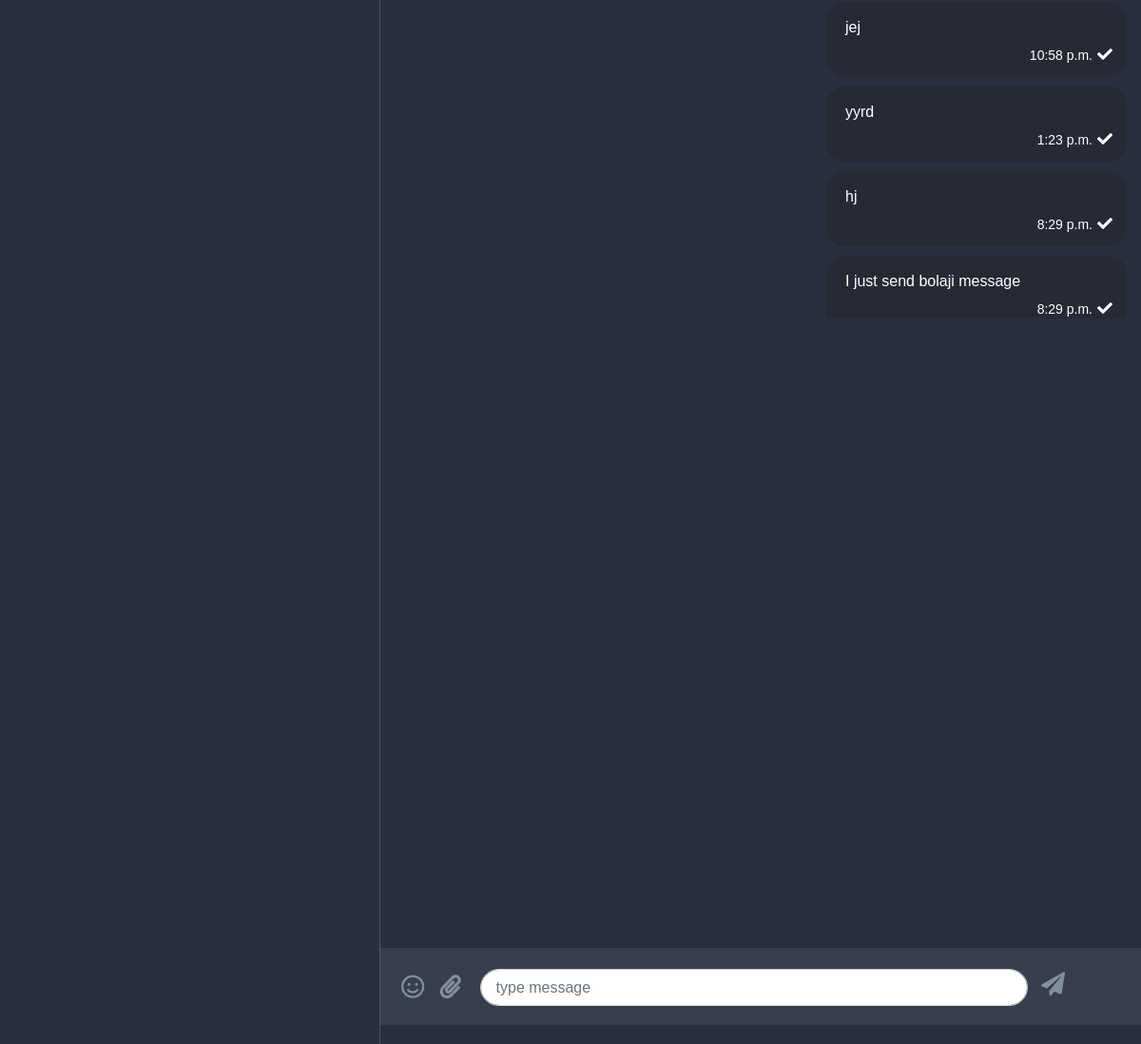
/chat/1/ (signed in, lower part), run on an earlier commit of the app's database.
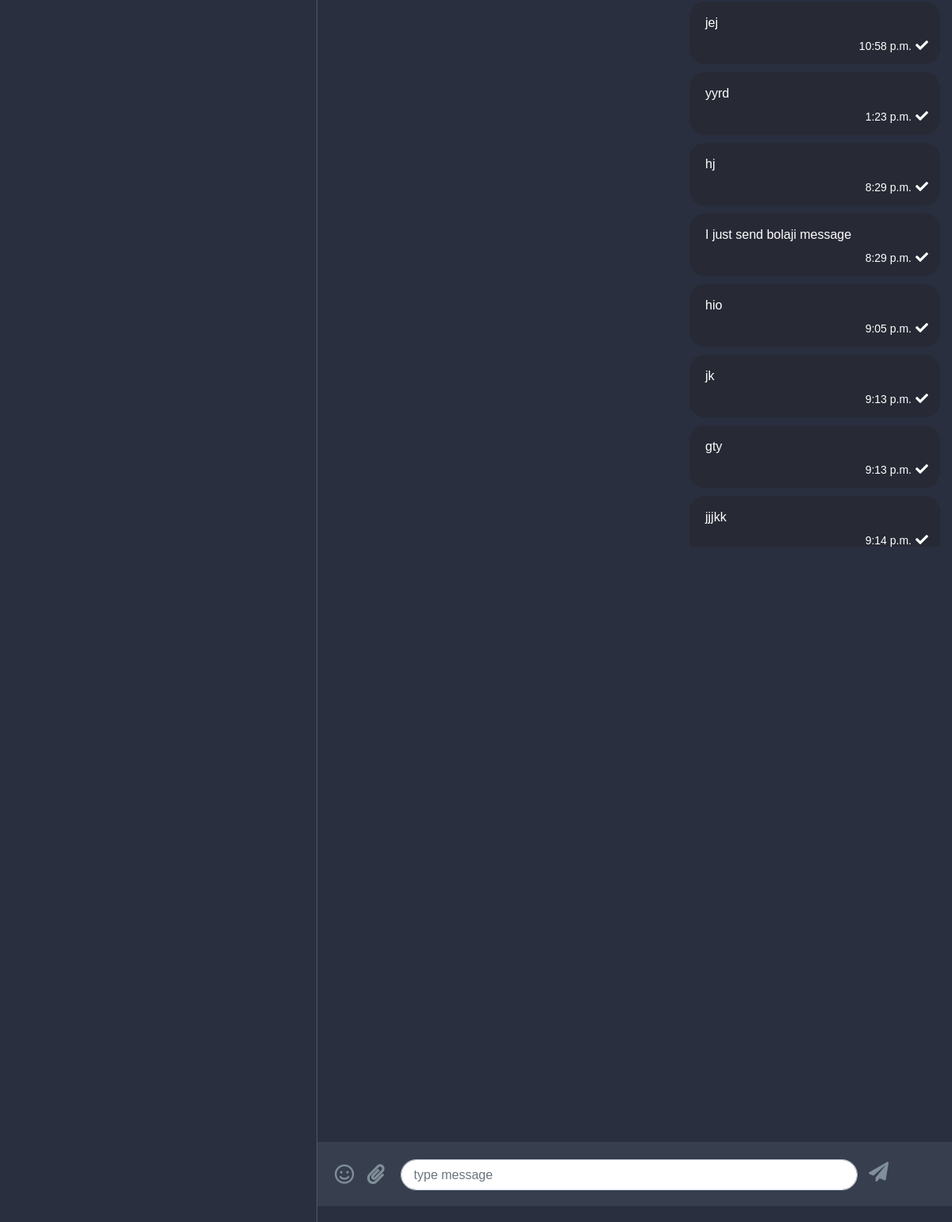
And on a later commit of the database.
### chat/models.py (models this page shows, shortened)
class Message(models.Model):
    content = models.TextField()
    time = models.DateTimeField(default=timezone.localtime)
    message_type = models.CharField(
        db_column="type", max_length=50, blank=True, null=True
    )
    status = models.CharField(max_length=20, blank=True, null=True)
    sender = models.ForeignKey(settings.AUTH_USER_MODEL, on_delete=models.CASCADE)
    room = models.ForeignKey(Room, related_name="messages", on_delete=models.CASCADE)

### chat/views.py (the view)
# urls.py: path("<int:room_id>/", login_required(ChatRoomView.as_view()), name="chat-room")
class ChatRoomView(FriendListMixin, View):
    def get(self, request, **kwargs):
        context = super().get_context_data(user=request.user)
        messages = Message.objects.filter(room_id=kwargs["room_id"])
        room = Room.objects.get(id=kwargs["room_id"])
        context["messages"] = messages
        context["room_name"] = get_room_name(room.name, request.user.username)
        friend = get_user_model().objects.get(username=context["room_name"])
        context["display_picture"] = friend.userprofile.get_image
        return render(request, "chat/chat-room.html", context)

### accounts/models.py (called while the page is built)
    @property
    def get_image(self):
        if not self.display_picture:
            return staticfiles_storage.url('accounts/img/user-icon.png')
        else:
            return self.display_picture.url

### chat/helpers.py (called while the page is built)
def get_room_name(room_name: str, username: str) -> str:
    if room_name.startswith(username):
        return room_name.split("_")[1]
    else:
        return room_name.split("_")[0]

### chat/views.py (called while the page is built)
    def get_context_data(self, **kwargs):
        user = kwargs.get("user")
        context = {}
        context["friends"] = Participants.get_friends(user)
        return context

### chat/templates/chat/chat-room.html (shortened to what this page needs)
{% extends "base.html" %}
{% load static %}
{% block stylesheet %}
    <link rel="stylesheet" href="{% static 'chat/css/chatroom.css' %}">
{% endblock  %}
{% block chat-room %}
    <div class="messages">
        {% for message in messages %}
            {% if message.sender == request.user %}
                <div class="outgoing-message">
                    <div class="chat-bubble">
                        <div class="msg">{{message.content}}</div>
                        <span class ="msg-metadata">
                            <span class = "msg-time">{{message.time.time}}</span>
                            <span class="chat-status">
                                <i class="fas fa-check"></i>
                            </span>
                        </span>
                    </div>
                </div>
            {% endif %}
        {% endfor %}
    </div>
    <div class="message-box">
        <div class="input-wrapper">
            <div class="emoji-attachment">
                <span class="icons" ><i class="far fa-smile"></i></span>
                <span class="icons" ><i class="fas fa-paperclip"></i></i></span>
            </div>
            <div class="text-input">
                <input class="form-control" id = "input-message" type="text" placeholder="type message" name="" id="">
                <span class="icons" ><i class="fas fa-paper-plane" id ="send-button"></i></span>
            </div>
        </div>
    </div>
{% endblock  %}

### templates/base.html (shortened to what this page needs)
<!DOCTYPE html>
{% load static %}
<html lang="en">
<head>
    <link rel="stylesheet" href="https://use.fontawesome.com/releases/v5.8.2/css/all.css">
    <link href="https://cdn.jsdelivr.net/npm/bootstrap@5.1.3/dist/css/bootstrap.min.css" rel="stylesheet">
    <link rel="stylesheet" href="{% static 'css/main.css' %}">
    {% block stylesheet %}{% endblock  %}
</head>
<body>
    <div class="content-body">
        <div class="row g-0">
            <div class="col-md-4 left-section">
            </div>
            <div class="col-md-8 right-section">
                {% block chat-room %}{% endblock  %}
            </div>
        </div>
    </div>
</body>
</html>

### templates/_header_settings.html (shortened to what this page needs)
{% load static %}

### chat/templates/chat/snippets/_friends.html (shortened to what this page needs)
{% load static %}

### static/css/main.css (style rules this page uses)
:root { --padding: 10px 15px; }
body { background-color: rgb(110, 107, 107); color: white; font-family: sans-serif; }
.content-body { background-color: #292F3F; padding: 0; height: 100vh; width: 100vw; }
.col-md-4 { border-right: 1px solid rgb(88, 87, 87); padding-right: 0px; height: 100vh; }
.col-md-8 { padding-left: 0; }

### chat/static/chat/css/chatroom.css (style rules this page uses)
.messages { padding: 5px; height: 80vh; overflow-y: auto; }
.chat-bubble { background-color: #373E4E; padding: 10px 15px; margin: 5px 10px; width: 40%; border-radius: 20px; }
.outgoing-message { position: relative; display: flex; justify-content: end; }
.outgoing-message .chat-bubble { background-color: #272A35; }
.msg { word-wrap: break-word; padding: 5px; }
.msg-metadata { display: flex; justify-content: end; }
.msg-time { margin: 2px 5px; font-size: 14px; }
.message-box { position: fixed; bottom: 20px; width: 100%; background-color: #373E4E; padding: 20px 0px; }
.icons { color: #808F99; font-size: 25px; cursor: pointer; }
.message-box .input-wrapper { position: relative; display: flex; width: 100%; margin: 0px 10px; }
.emoji-attachment { margin-right: 20px; }
.emoji-attachment .icons { position: relative; margin-left: 12px; top: 3px; }
.text-input { width: 60%; }
.text-input .icons { margin: 0 10px; }
.message-box .form-control { border-radius: 45px; padding: 0.4em 1em; outline: none; display: inline; width: 80%; }

What changed in the data, as far as the page shows it:
added Message: content "hio", time.time "9:05 p.m."
added Message: content "jk", time.time "9:13 p.m."
added Message: content "gty", time.time "9:13 p.m."
added Message: content "jjjkk", time.time "9:14 p.m."
